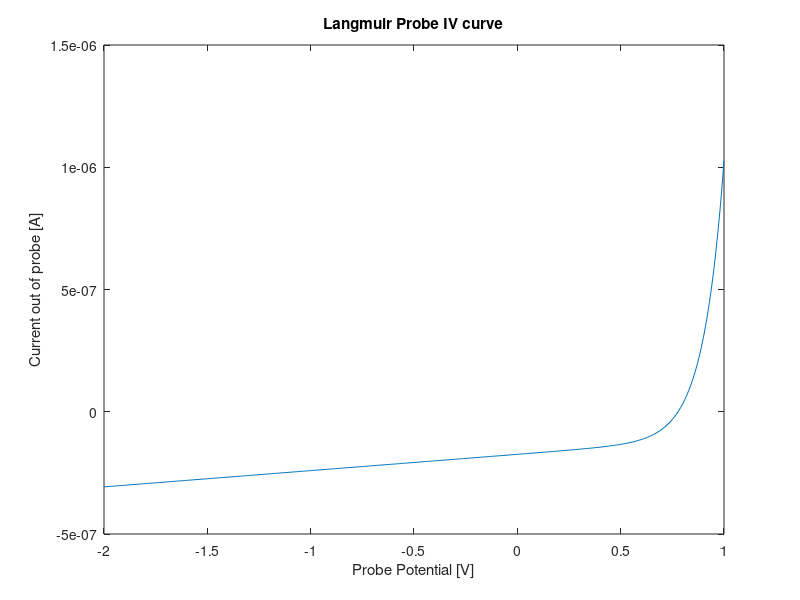
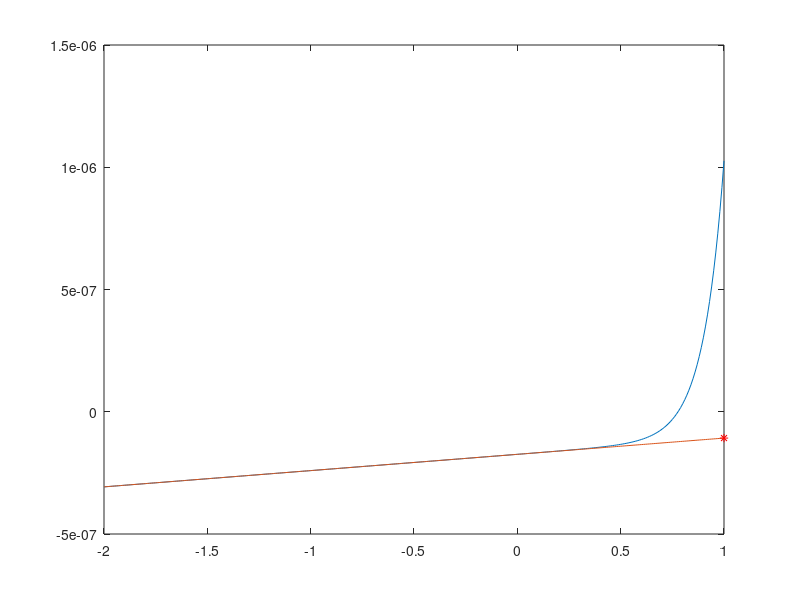

Recreate these plots in MATLAB, in order. (Note: this script raises an error after producing the figures.)
% PROCESS NAME:
%
%   Langmuir Probe Data
% 
% DESCRIPTION:
%
%   Produce syntetic Langmuir probe data to analyse
%
% INPUTS:
%
%   none
%
% OUTPUTS:
%
%   data - (table) contains entries for LP current measurements and 
%          respective voltage potential levels
% 
% ASSUMPTIONS AND LIMITATIONS:
%
%   none
%


% Jason Powell 09 September 2022

% The first model we consider is based on Debchoudhury's method for looking
% at FPMU data on the ISS: "Observations and Validation of Plasma Density,
% Temperature, and O+ Abundance From a Langmuir Probe Onboard the ISS"

% I = -I_ram_i - I_OML_i + I_e
%   I_ram_i = n_j*A_proj*e*V_sc ; The ions that run into collector body
%   I_OML_i = I_th_j*({1-e(phi-phi_p)}/k_b*T_i)^beta ; the OML ion current
%   I_e     = I_th_e*exp({e(phi-phi_p)}/k_b*T_e) ; the electron current 
%   I_th_j  = n_j*q_j*A*sqrt(k_b*T_j/(2*pi*m_j)) ; the thermal current for ions/electrons

% KNOWN CONSTANTS
k_b = 1.38e-23;  % Boltsmann constant m^2*kg*s^-2*K^-1
e   = 1.602e-19; % elementary charge
q_e   = e; % electron charge coulombs 
q_i   = e;  % ion charge coulombs
m_e = 9.109e-31; % electron mass, kg

% Environment Parameters
n = 1e12; % density m^-3
T = 1160; % Temperature, K
m_i = 2.65e-26; % O+ ion mass, kg

phi_p = 1; % plasma potential, Volts
phi = -2:0.01:phi_p; % Bias potential, Volts
V_sc  = 7.4e3; % SC velocity, m/s


% Probe parameters
% probeRadius = 0.5e-3;    % meters
% probeHeight = 85.2e-3; % meters
probeRadius = 0.5e-3;    % meters
probeHeight = 85.2e-3; % meters
A_proj = probeRadius*2*probeHeight; % projected area, m^2
A      = pi*probeRadius*probeHeight; % OML collection area, m^2
beta = 1;

I_ram  = n*A_proj*e*V_sc;
I_th_e = n*e*A*sqrt((k_b*T)/(2*pi*m_e));
I_th_i = n*e*A*sqrt((k_b*T)/(2*pi*m_i));
I_OML_i = I_th_i*(1-((e*(phi-phi_p))/(k_b*T))).^beta;
I_e     = I_th_e*exp((e*(phi-phi_p))/(k_b*T));

I = -I_ram -I_OML_i + I_e;

figure
plot(phi,I)
xlabel('Probe Potential [V]')
ylabel('Current out of probe [A]')
title('Langmuir Probe IV curve')

%% Solve for stage 1 parameters

% floating potential
vf = interp1(I,phi,0); % The voltage at the zero current threshold

% fit a line to the ion current collection
index = phi > -2 & phi < -1.5;
p = polyfit(phi(index),I(index),1);
I_ram_est = -polyval(p,phi_p);
n_est = I_ram_est/(A_proj*e*V_sc);

figure
plot(phi,I)
hold on
plot(phi,polyval(p,phi))
plot(phi_p,-I_ram_est,'r*')
yline(-I_ram_est)
xline(phi_p)
text(phi_p+0.05,-I_ram_est+0.05,['I_{ram} = ', sprintf('%0.2f',I_ram_est)])
xlim([-2,2])
title('Ram Current Estimation')

%% Do non-linear curve fitting

% x(1): n - number density
% x(2): T - temperature
% x(3): phi_p - plasma potential
% x(4): beta - OML parameter
fun = @(x,phi) -x(1)*A_proj*e*V_sc ... % ion ram current
                        -x(1)*e*A*sqrt((k_b*x(2))/(2*pi*m_i))*(1-((e*(phi-x(3)))/(k_b*x(2)))).^x(4) ... % ion current
                        +x(1)*e*A*sqrt((k_b*x(2))/(2*pi*m_e))*exp((e*(phi-x(3)))/(k_b*x(2))); % electron current


% for now we use known values for phi_p and beta
T_guess = 1200; % kelvin
phi_guess = phi_p;
beta_guess = beta;

x0 = [n_est,T_guess,phi_guess,beta_guess]; % initial guesses for lsqcurvefit
bounds(1,:) = x0 - 0.05*x0;
bounds(2,:) = x0 + 0.05*x0;
tolerance = 1e-25;
options = optimoptions('lsqcurvefit','Algorithm','levenberg-marquardt','StepTolerance',tolerance,'FunctionTolerance',tolerance);
x = lsqcurvefit(fun,x0,phi,I,bounds(1,:),bounds(2,:),options);


figure
tiledlayout(4,1)
nexttile([3,1])
plot(phi,I)
hold on
plot(phi,fun(x,phi))
nexttile
plot(phi,abs(I-fun(x,phi)))























